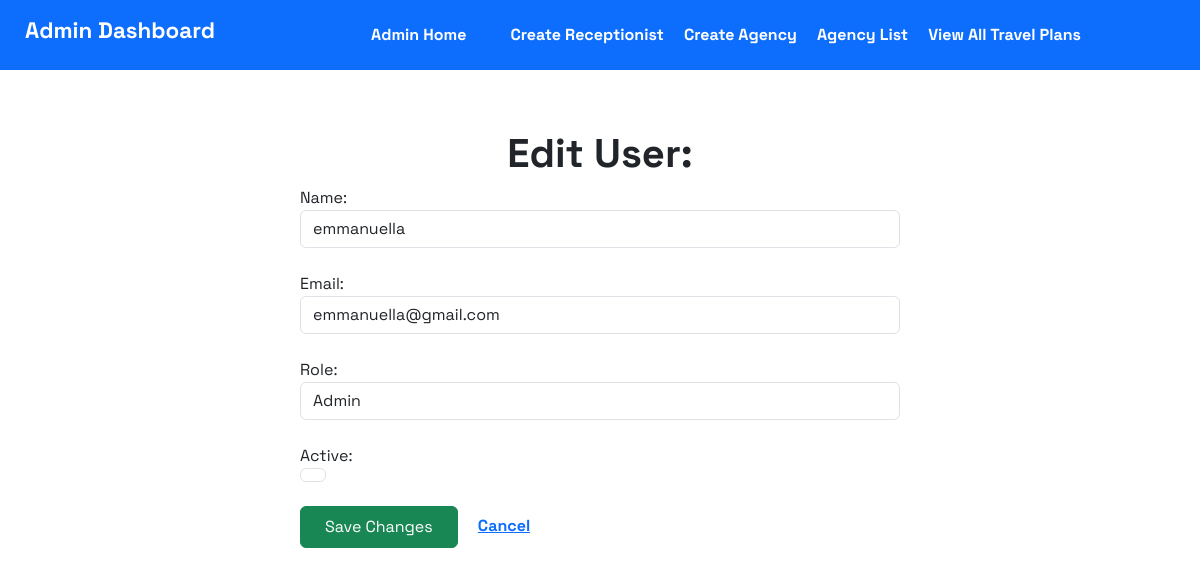
Page /edit_user/1/ on the committed database.
### accounts/models.py (models this page shows)
class CustomUser(AbstractUser):
    ROLE_CHOICES = [
        ('admin', 'Admin'),
        ('accommodation_receptionist', 'Accommodation_Receptionist'),
        ('agency_receptionist', 'Agency_Receptionist'),
        ('client', 'Client'),
    ]
    roles = models.CharField(max_length=50, choices=ROLE_CHOICES, null=True, blank=True, default='client')

### accounts/views.py (the view, shortened to what this page needs)
# urls.py: path('edit_user/<int:user_id>/', views.edit_user_view, name='edit_user'),
def edit_user_view(request, user_id):
    user = get_object_or_404(CustomUser, id=user_id)
    context = {
        'user': user
    }
    return render(request, 'pages/Admin/edituser.html', context)

### accounts/templates/pages/Admin/edituser.html (shortened to what this page needs)
<!DOCTYPE html>
<html lang="en">
<head>
    <link rel="stylesheet" href="../../../static/css/styles.css">
    <link href="https://cdn.jsdelivr.net/npm/bootstrap@5.3.3/dist/css/bootstrap.min.css" rel="stylesheet"
>
    <link rel="stylesheet" href="https://cdnjs.cloudflare.com/ajax/libs/font-awesome/6.5.2/css/all.min.css"
 />
</head>
<body>
<header>
    <nav class="navbar navbar-expand-lg navbar-dark bg-primary ">
        <div class="container-fluid">
            <h4 class="btn navbar-brand" href="#">Admin Dashboard</h4>
            <div class="mx-auto collapse navbar-collapse justify-content-end" id="navbarNav">
                <ul class="navbar-nav mx-auto">
                    <li class="nav-item">
                        <a class="link me-4" href="{% url 'admin_home' %}">Admin Home</a>
                    </li>
                    <li class="nav-item">
                        <a class="" href="{% url 'create_receptionist' %}">Create Receptionist</a>
                    </li>
                    <li class="nav-item">
                        <a href="{% url 'create_agency' %}">Create Agency</a>
                    </li>
                    <li class="nav-item">
                        <a href="{% url 'list_agencies' %}">Agency List</a>
                    </li>
                    <li class="nav-item">
                        <a href="{% url 'list_all_travel_plans' %}">View All Travel Plans</a>
                    </li>
                </ul>
            </div>
        </div>
    </nav>
</header>
    <h1 class="text-center title">Edit User: {{ user.name }}</h1>
    <form method="POST" style="max-width: 600px; width: 100%;" class="mx-auto">
        <label for="name">Name:</label>
        <input class="form-control" type="text" id="username" name="username" value="{{ user.username }}" required><br>
        <label for="email">Email:</label>
        <input class="form-control" type="email" id="email" name="email" value="{{ user.email }}" required><br>
        <label for="roles">Role:</label>
        <select class="form-control" id="roles" name="roles" required>
            <option value="admin" {% if user.roles == 'admin' %}selected{% endif %}>Admin</option>
        </select><br>
        <label for="is_active">Active:</label>
        <input class="form-control" style="width: 20px;" type="checkbox" id="is_active" name="is_active" {% if user.is_active %}checked{% endif %}><br>
        <a class="btn btn-success px-4 py-2" type="submit">Save Changes</a>
        <a class="link ms-3" href="{% url 'admin_home' %}">Cancel</a>
    </form>
</body>
</html>

### accounts/static/css/styles.css (style rules this page uses)
body { font-family: "Space Grotesk", sans-serif; margin: 0; padding: 0; transition: all 0.4s; }
nav .navbar-brand { font-size: 1.4em; font-weight: bold; color: white; }
nav a { font-weight: bold; padding-left: 20px; }
header { background: linear-gradient(rgba(0, 0, 0, 0.8), rgba(0, 0, 0, 0.5)), url("../image/agency/background.jpg") center center fixed no-repeat; background-size: cover; background-position: fixed; margin-bottom: 150px; }

### accounts/templates/pages/Admin/edituser.html (style rules this page uses)
body { font-family: "Space Grotesk", sans-serif; }
header { margin: 0; padding: 0; height: 80px; background: none; }
.title { margin-top: 50px; font-weight: bold; }
.nav-item a { color: white; text-decoration: none; }
.link { font-weight: bold; }

### rows in the picture
CustomUser: username "emmanuella", email "emmanuella@gmail.com", roles "Admin", is_active "☑"
